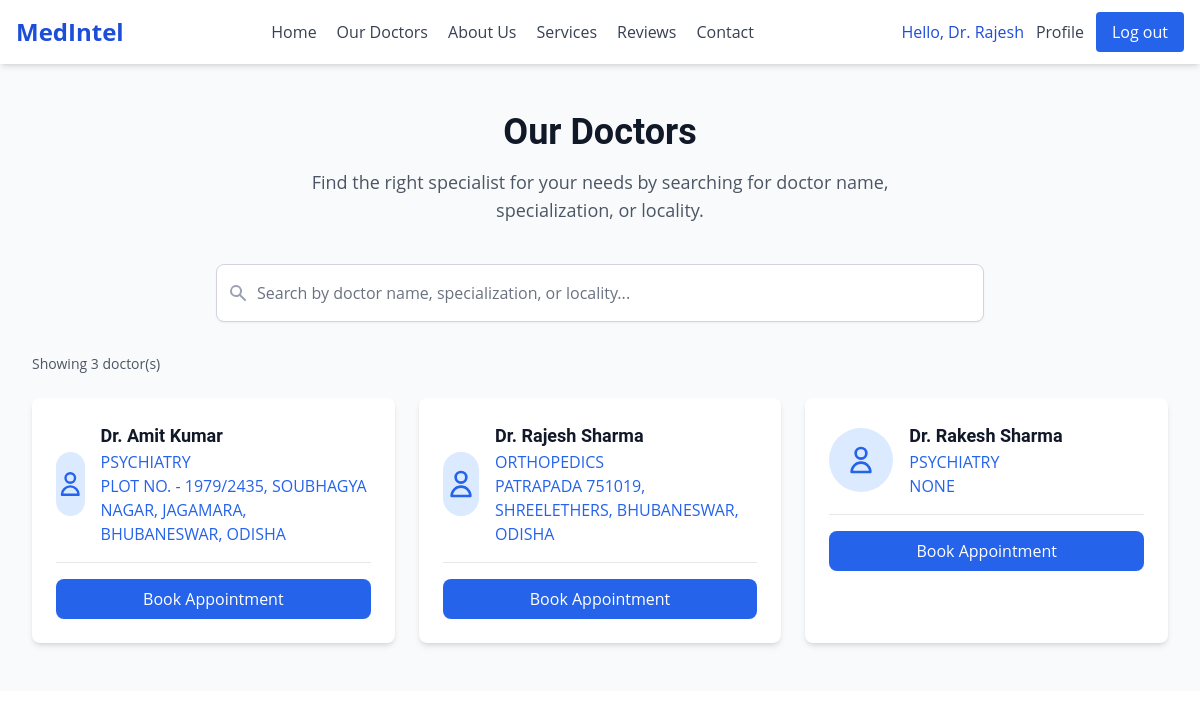
The page /our_doctors/ (signed in) on the database its author committed.
### main_app/models.py (models this page shows, shortened)
class Doctor(models.Model):
    STATUS_CHOICES = [
        ('Pending', 'Pending'),
        ('Approved', 'Approved'),
        ('Blocked', 'Blocked')
    ]
    GENDER_CHOICES = [
        ('Male', 'Male'),
        ('Female', 'Female'),
        ('Other', 'Other'),
    ]
    user = models.OneToOneField(User, on_delete=models.CASCADE, related_name='doctor')
    prac_address = models.ForeignKey(Address, on_delete=models.DO_NOTHING, null=True, blank=True)
    mobile_no = models.CharField(max_length = 20)
    gender = models.CharField(max_length = 10, choices=GENDER_CHOICES)
    medical_license_no = models.CharField(max_length = 20, unique=True)
    registration_no = models.CharField(max_length = 20, default='000000', unique=True)
    year_of_registration = models.IntegerField(default=2025)
    qualification = models.CharField(max_length = 100)
    qualification_doc = models.ForeignKey(Document, on_delete=models.DO_NOTHING, null=True, blank=True, related_name='qualification_docs')
    state_medical_council = models.CharField(max_length = 100)
    specialization = models.CharField(max_length = 100)
    aadhar_no = models.CharField(max_length=30, default='000000', unique=True)
    aadhar_doc = models.ForeignKey(Document, on_delete=models.DO_NOTHING, null=True, blank=True, related_name='aadhar_doc')
    status = models.CharField(max_length=10, choices=STATUS_CHOICES, default='Pending')
    class Meta:
        verbose_name = 'Doctor'
        verbose_name_plural = 'Doctors'

class Address(models.Model):
    address_line_one = models.CharField(max_length=255)
    locality = models.CharField(max_length=255)
    city = models.CharField(max_length=255)
    state = models.CharField(max_length=255)
    country = models.CharField(max_length=255)
    def __str__(self):
        return self.address_line_one + ', ' + self.locality + ', ' + self.city + ', ' + self.state

### main_app/views.py (the view)
# urls.py: path('our_doctors/', views.our_docts, name='our_docts'),
def our_docts(request):
    search_query = request.GET.get('doctor-search', '')
    doctors = Doctor.objects.filter(status='Approved')
    if search_query:
        doctors = doctors.filter(
            models.Q(user__first_name__icontains=search_query) |
            models.Q(user__last_name__icontains=search_query) |
            models.Q(specialization__icontains=search_query)
        )
    doctors_found = doctors.exists()
    return render(request, 'homepage/our_doctors.html', {
        'doctors': doctors,
        'search_query': search_query,
        'doctors_found': doctors_found,
    })

### templates/homepage/our_doctors.html (shortened to what this page needs)
{% extends "basic.html" %}
{% load static %}
{% block extrahead %}
<script src="https://cdn.tailwindcss.com"></script>
<link rel="stylesheet" href="https://cdnjs.cloudflare.com/ajax/libs/font-awesome/6.5.1/css/all.min.css">
<link rel="stylesheet" href="{% static "homepage/css/our_doc.css" %}">
{% endblock extrahead %}
{% block content %}
<div class="antialiased text-gray-800 min-h-screen flex flex-col">
    <main id="main-content" class="flex-1 relative h-full">
        <div id="RolloutPageContent">
            <div id="root">
                <section id="search" class="py-12 px-4 sm:px-6 lg:px-8 bg-gray-50 dark:bg-neutral-900">
                    <div class="max-w-7xl mx-auto">
                        <div class="text-center mb-10">
                            <h1 class="text-3xl sm:text-4xl font-bold text-gray-900 dark:text-white mb-4">Our Doctors</h1>
                            <p class="text-lg text-gray-600 dark:text-gray-300 max-w-2xl mx-auto">Find the right specialist for your needs by searching for doctor name, specialization, or locality.</p>
                        </div>
                        <form method="GET" class="max-w-3xl mx-auto mb-8">
                            <div class="relative">
                                <div class="absolute inset-y-0 left-0 pl-3 flex items-center pointer-events-none">
                                </div>
                                <input id="doctor-search" name="doctor-search" type="text" placeholder="Search by doctor name, specialization, or locality..." class="block w-full pl-10 pr-3 py-4 border border-gray-300 rounded-lg bg-white dark:bg-neutral-800 dark:border-neutral-700 focus:outline-none focus:ring-2 focus:ring-blue-500 focus:border-blue-500 text-gray-900 dark:text-white placeholder-gray-500 dark:placeholder-gray-400 shadow-sm" value="{{ search_query }}">
                            </div>
                        </form>
                        <div class="max-w-7xl mx-auto mb-6">
                            <p class="text-sm text-gray-600 dark:text-gray-400" id="results-count">
                                {% if doctors_found %}
                                    Showing {{ doctors.count }} doctor(s)
                                {% else %}
                                    No doctors found
                                {% endif %}
                            </p>
                        </div>
                        <div class="grid grid-cols-1 sm:grid-cols-2 lg:grid-cols-3 gap-6 max-w-7xl mx-auto" id="doctors-list">
                            {% if doctors_found %}
                                {% for doctor in doctors %}
                                    <div class="bg-white dark:bg-neutral-800 rounded-lg shadow-md overflow-hidden transition-transform duration-300 hover:shadow-lg hover:-translate-y-1">
                                        <div class="p-6">
                                        <div class="flex items-center mb-4">
                                            <div class="h-16 w-16 rounded-full bg-blue-100 dark:bg-blue-900 flex items-center justify-center overflow-hidden mr-4">
                                            <svg class="h-8 w-8 text-blue-600 dark:text-blue-300" xmlns="http://www.w3.org/2000/svg" fill="none" viewBox="0 0 24 24" stroke="currentColor">
                                                <path stroke-linecap="round" stroke-linejoin="round" stroke-width="2" d="M16 7a4 4 0 11-8 0 4 4 0 018 0zM12 14a7 7 0 00-7 7h14a7 7 0 00-7-7z"></path>
                                            </svg>
                                            </div>
                                            <div>
                                            <h3 class="text-lg font-bold text-gray-900 dark:text-white">Dr. {{ doctor.user.first_name }} {{ doctor.user.last_name }}</h3>
                                            <p class="text-blue-600 dark:text-blue-400 font-medium uppercase">
                                                {{ doctor.specialization }}
                                            </p>
                                            <p class="text-blue-600 dark:text-blue-400 font-medium uppercase">
                                                {% if doctor.prac_address %}
                                                    {{ doctor.prac_address }}
                                                {% else %}
                                                    None
                                                {% endif %}
                                            </p>
                                            </div>
                                        </div>
                                        <div class="border-t border-gray-200 dark:border-neutral-700 pt-4 mt-4">
                                            <button class="w-full bg-blue-600 hover:bg-blue-700 text-white py-2 px-4 rounded-lg transition-colors font-medium">
                                            Book Appointment
                                            </button>
                                        </div>
                                        </div>
                                    </div>
                                {% endfor %}
                            {% endif %}
                        </div>
                    </div>
                </section>
            </div>
        </div>
    </main>
</div>
{% endblock content %}

### templates/basic.html (shortened to what this page needs)
{% load static %}
<html lang="en">
<head>
      <script src="https://cdn.tailwindcss.com"></script>
      <link rel="stylesheet" href="https://cdnjs.cloudflare.com/ajax/libs/font-awesome/6.5.1/css/all.min.css"
 />
    {% block extrahead %}{% endblock extrahead %}
</head>
<body>
    <header id="header" class="bg-white dark:bg-neutral-900 shadow-md sticky top-0 z-50">
        <nav class="mx-auto px-4 py-3">
            <div class="flex justify-between items-center">
                <div class="flex items-center">
                    <a href="#hero" class="text-2xl font-bold text-blue-700 dark:text-blue-400">
                        MedIntel
                    </a>
                </div>
                <div class="hidden md:flex space-x-5">
                    <a href="{% url 'home' %}#hero" class="text-gray-700 hover:text-blue-600 dark:text-gray-300 dark:hover:text-blue-400 transition duration-300">Home</a>
                    <a href="{% url 'our_docts' %}" class="text-gray-700 hover:text-blue-600 dark:text-gray-300 dark:hover:text-blue-400 transition duration-300">Our Doctors</a>
                    <a href="{% url 'home' %}#about" class="text-gray-700 hover:text-blue-600 dark:text-gray-300 dark:hover:text-blue-400 transition duration-300">About Us</a>
                    <a href="{% url 'home' %}#services" class="text-gray-700 hover:text-blue-600 dark:text-gray-300 dark:hover:text-blue-400 transition duration-300">Services</a>
                    <a href="{% url 'home' %}#user-reviews" class="text-gray-700 hover:text-blue-600 dark:text-gray-300 dark:hover:text-blue-400 transition duration-300">Reviews</a>
                    <a href="{% url 'home' %}#contact" class="text-gray-700 hover:text-blue-600 dark:text-gray-300 dark:hover:text-blue-400 transition duration-300">Contact</a>
                </div>
                <div class="hidden md:flex items-center space-x-3">
                    {% if user.is_authenticated %}
                        {% if user.doctor %}
                            <span class="text-blue-700 dark:text-blue-400 font-medium">Hello, Dr. {{ user.username }}</span>
                            <a href="{% url "doctor_ui" %}" class="text-gray-700 hover:text-blue-600 dark:text-gray-300 dark:hover:text-blue-400 transition duration-300">Profile</a>
                        {% endif %}
                        <button onclick="openModal()" class="bg-blue-600 text-white px-4 py-2 rounded">Log out</button>
                    {% endif %}
                </div>
            </div>
        </nav>
    </header>
    <div class="container-fluid pgcontent">
        {% block content %}{% endblock content %}
    </div>
</body>
</html>

### templates/basic.html (style rules this page uses)
h1, h2, h3, h4, h5, h6 { font-family: Roboto, sans-serif, Inter, system-ui, sans-serif; }
body { font-family: Open Sans, sans-serif, Inter, system-ui, sans-serif; scroll-behavior: smooth; }
html { scroll-behavior: smooth; }

### rows shown on the page
Doctor: user.first_name "Amit", user.last_name "Kumar", specialization "PSYCHIATRY", prac_address "PLOT NO. - 1979/2435, SOUBHAGYA NAGAR, JAGAMARA, BHUBANESWAR, ODISHA"
Doctor: user.first_name "Rajesh", user.last_name "Sharma", specialization "ORTHOPEDICS", prac_address "PATRAPADA 751019, SHREELETHERS, BHUBANESWAR, ODISHA"
Doctor: user.first_name "Rakesh", user.last_name "Sharma", specialization "PSYCHIATRY", shows "NONE"

### other values the page prints
{{ user.username }} "Rajesh"
{{ doctors.count }} "3"
